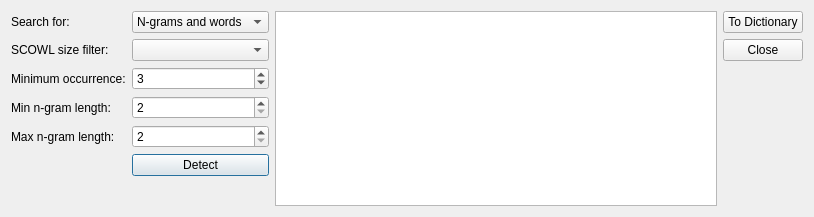
<?xml version="1.0" encoding="UTF-8"?>
<ui version="4.0">
 <class>suggestDialog</class>
 <widget class="QDialog" name="suggestDialog">
  <property name="geometry">
   <rect>
    <x>0</x>
    <y>0</y>
    <width>814</width>
    <height>217</height>
   </rect>
  </property>
  <property name="windowTitle">
   <string>Dialog</string>
  </property>
  <layout class="QHBoxLayout" name="horizontalLayout">
   <item>
    <layout class="QHBoxLayout" name="horizontalLayout_2">
     <item>
      <layout class="QFormLayout" name="formLayout">
       <item row="0" column="0">
        <widget class="QLabel" name="label_6">
         <property name="text">
          <string>Search for:</string>
         </property>
        </widget>
       </item>
       <item row="0" column="1">
        <widget class="QComboBox" name="searchType">
         <item>
          <property name="text">
           <string>N-grams and words</string>
          </property>
         </item>
         <item>
          <property name="text">
           <string>N-grams only</string>
          </property>
         </item>
         <item>
          <property name="text">
           <string>Words only</string>
          </property>
         </item>
        </widget>
       </item>
       <item row="1" column="1">
        <widget class="QComboBox" name="scowlSize">
         <property name="toolTip">
          <string>Filter for words with size greater than selected in SCOWL. If blank, only filters common stopwords</string>
         </property>
         <property name="currentIndex">
          <number>0</number>
         </property>
         <item>
          <property name="text">
           <string/>
          </property>
         </item>
         <item>
          <property name="text">
           <string>10</string>
          </property>
         </item>
         <item>
          <property name="text">
           <string>20</string>
          </property>
         </item>
         <item>
          <property name="text">
           <string>35</string>
          </property>
         </item>
         <item>
          <property name="text">
           <string>40</string>
          </property>
         </item>
         <item>
          <property name="text">
           <string>50</string>
          </property>
         </item>
         <item>
          <property name="text">
           <string>55</string>
          </property>
         </item>
         <item>
          <property name="text">
           <string>60</string>
          </property>
         </item>
         <item>
          <property name="text">
           <string>70</string>
          </property>
         </item>
         <item>
          <property name="text">
           <string>80</string>
          </property>
         </item>
        </widget>
       </item>
       <item row="1" column="0">
        <widget class="QLabel" name="label">
         <property name="text">
          <string>SCOWL size filter:</string>
         </property>
        </widget>
       </item>
       <item row="2" column="1">
        <widget class="QSpinBox" name="minOccur">
         <property name="toolTip">
          <string>Word/n-gram must occur at least this many times</string>
         </property>
         <property name="minimum">
          <number>1</number>
         </property>
         <property name="value">
          <number>3</number>
         </property>
        </widget>
       </item>
       <item row="2" column="0">
        <widget class="QLabel" name="label_2">
         <property name="text">
          <string>Minimum occurrence:</string>
         </property>
        </widget>
       </item>
       <item row="3" column="1">
        <widget class="QSpinBox" name="minNgram">
         <property name="toolTip">
          <string>N-gram must be this many words long</string>
         </property>
         <property name="minimum">
          <number>2</number>
         </property>
        </widget>
       </item>
       <item row="3" column="0">
        <widget class="QLabel" name="label_3">
         <property name="text">
          <string>Min n-gram length:</string>
         </property>
        </widget>
       </item>
       <item row="4" column="1">
        <widget class="QSpinBox" name="maxNgram">
         <property name="toolTip">
          <string>N-gram cannot be longer than this value</string>
         </property>
         <property name="minimum">
          <number>2</number>
         </property>
        </widget>
       </item>
       <item row="4" column="0">
        <widget class="QLabel" name="label_7">
         <property name="text">
          <string>Max n-gram length:</string>
         </property>
        </widget>
       </item>
       <item row="5" column="1">
        <widget class="QPushButton" name="detect">
         <property name="toolTip">
          <string>Perform selected search</string>
         </property>
         <property name="text">
          <string>Detect</string>
         </property>
        </widget>
       </item>
      </layout>
     </item>
     <item>
      <widget class="QTableWidget" name="displaySuggest"/>
     </item>
     <item>
      <layout class="QVBoxLayout" name="verticalLayout_2">
       <item>
        <widget class="QPushButton" name="toDictionary">
         <property name="toolTip">
          <string>Send selected translation and outline to dictionary</string>
         </property>
         <property name="text">
          <string>To Dictionary</string>
         </property>
        </widget>
       </item>
       <item>
        <widget class="QDialogButtonBox" name="buttonBox">
         <property name="orientation">
          <enum>Qt::Vertical</enum>
         </property>
         <property name="standardButtons">
          <set>QDialogButtonBox::Close</set>
         </property>
        </widget>
       </item>
      </layout>
     </item>
    </layout>
   </item>
  </layout>
 </widget>
 <resources/>
 <connections>
  <connection>
   <sender>buttonBox</sender>
   <signal>accepted()</signal>
   <receiver>suggestDialog</receiver>
   <slot>accept()</slot>
   <hints>
    <hint type="sourcelabel">
     <x>248</x>
     <y>254</y>
    </hint>
    <hint type="destinationlabel">
     <x>157</x>
     <y>274</y>
    </hint>
   </hints>
  </connection>
  <connection>
   <sender>buttonBox</sender>
   <signal>rejected()</signal>
   <receiver>suggestDialog</receiver>
   <slot>reject()</slot>
   <hints>
    <hint type="sourcelabel">
     <x>316</x>
     <y>260</y>
    </hint>
    <hint type="destinationlabel">
     <x>286</x>
     <y>274</y>
    </hint>
   </hints>
  </connection>
 </connections>
</ui>
